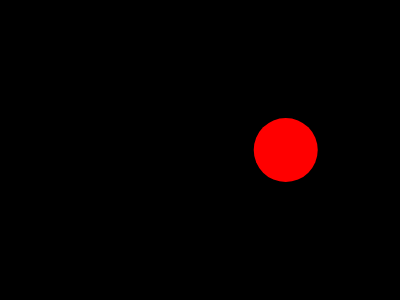
Frame 1 (no input)
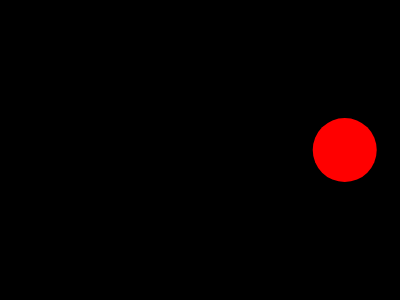
Frame 60 (no input)
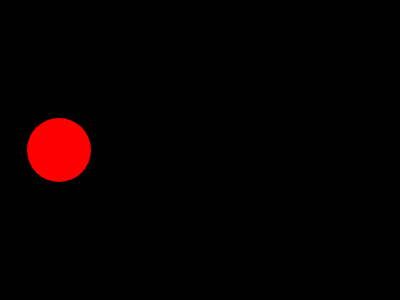
Frame 120 (the mouse pressed at the canvas centre since frame 60)

The p5.js sketch that drew these frames (run headless with seeded random() and noise() and a simulated clock; from frame 60 on, the mouse is pressed at the canvas centre):

// p5.js sketch
// ── sketch.js
// Make Your Own (Make Your Own Variable)
// Code! Programming with p5.js
// The Coding Train / Daniel Shiffman
// https://thecodingtrain.com/beginners/p5js/2.2-make-your-own.html
// https://youtu.be/dRhXIIFp-ys

// Make Your Own Variable: https://editor.p5js.org/codingtrain/sketches/xPXNdPy17
// Growing Circle Exercise: https://editor.p5js.org/codingtrain/sketches/ehbMJ-otC

let circleX = 100;
let c;

function setup() {
  createCanvas(400, 300);
  circleX = random(width)
  c = color("red");
}

function mousePressed() {
  circleX = 0;
}

function draw() {
  background(0);
  noStroke();
  fill(c);
  circle(circleX, 150, 64);
  circleX = (circleX + 1) % width;
}
